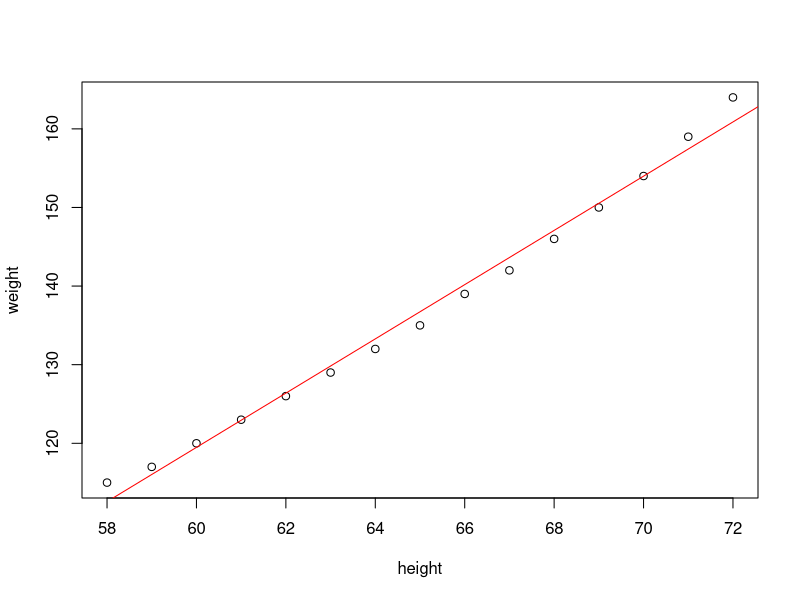
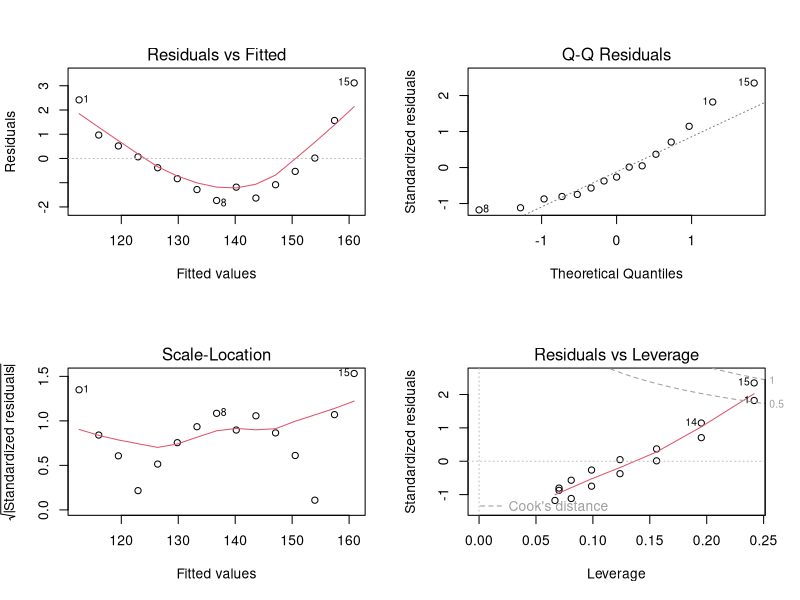

Source code (R) for these figures, in order:
# 단순 선형회귀 모델 : 미국 여성 키, 몸무게
head(women ,2)
cor(women$height, women$weight)  # 0.9954948 완전 상관 관계
plot(weight ~ height, data = women)

mfit <- lm(weight ~ height, data = women)
mfit
# (Intercept)       height  
#  -87.52         3.45 
abline(mfit, col = 'red')

summary(mfit)   # 요약통계랑
# y = 3.45000 * x + -87.51667
y = 3.45000 * 58 + -87.51667
cat('예측 몸무게 : ', y)

y = predict(mfit, data.frame(height = c(55, 60, 65, 78)))
cat('예측 몸무게 : ', y)  # 102.2333 119.4833 136.7333 181.5833

rsq = cor(women$height, women$weight) ** 2
cat('R-squared : ', rsq)


# 회귀분석모형의 적절성을 위한 조건 : 아래의 조건 위배 시에는 변수 제거나 조정을 신중히 고려해야 함.
# 1) 정규성 : 독립변수들의 잔차항이 정규분포를 따라야 한다.
# 2) 독립성 : 독립변수들 간의 값이 서로 관련성이 없어야 한다.
# 3) 선형성 : 독립변수의 변화에 따라 종속변수도 변화하나 일정한 패턴을 가지면 좋지 않다.
# 4) 등분산성 : 독립변수들의 오차(잔차)의 분산은 일정해야 한다. 특정한 패턴 없이 고르게 분포되어야 한다.
# 5) 다중공선성 : 독립변수들 간에 강한 상관관계로 인한 문제가 발생하지 않아야 한다.
# 예) 나이와 학년이 신체 구조에 미치는 영향(교집합이 매우 커 다중공선성 우려).

par(mfrow =c(2, 2))
plot(mfit)
